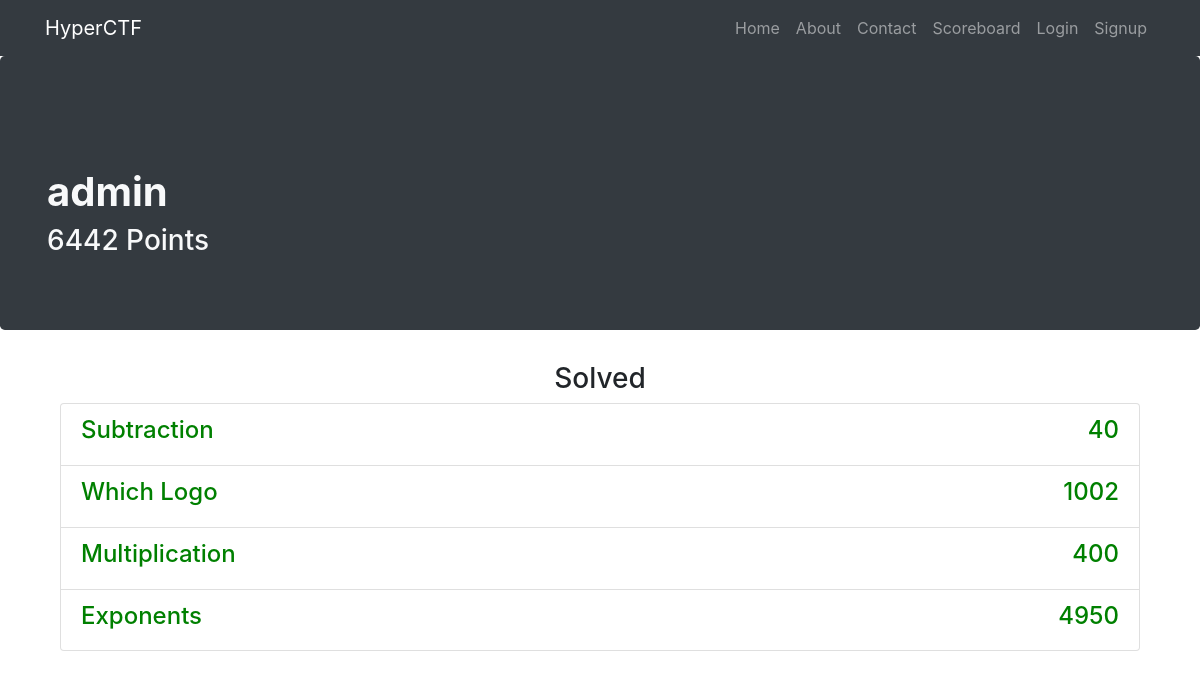
Screenshot of /u/admin with the database file from the repository.
### app.py (models this page shows, shortened)
class User(db.Model):
	__tablename__ = "users"
	id = db.Column(db.Integer, primary_key=True)
	username = db.Column(db.String(20), unique=True, nullable=False)
	password = db.Column(db.String(80), unique=False, nullable=False)
	email = db.Column(db.String(80), unique=True, nullable=False)
	points = db.Column(db.Integer, unique=False, nullable=False)
	date_created = db.Column(db.DateTime, default=datetime.datetime.utcnow)
	solved_challenges = db.relationship('Challenge', secondary="solved", backref=db.backref('solved_users', lazy='dynamic'))

class Challenge(db.Model):
	__tablename__ = "challenges"
	id = db.Column(db.Integer, primary_key=True)
	name = db.Column(db.String(20), unique=True, nullable=False)
	points = db.Column(db.Integer, unique=True, nullable=False)
	content = db.Column(db.String(225), unique=True, nullable=False)
	answer = db.Column(db.String(225), unique=True, nullable=False)

### app.py (the view)
@app.route('/u', defaults={'path': ''})
@app.route('/u/<path:path>', methods=["GET", "POST"])
def catch_all_users(path):
	solved_challenges = []
	user = User.query.filter_by(username=path).first()
	if user is None:
		return abort(404)
	for challenge in user.solved_challenges:
		solved_challenges.append(challenge)
	return render_template("user_info.html", solved_challenges = solved_challenges, user = user)

### templates/user_info.html (shortened to what this page needs)
{% extends "header.html"%}
{% block body %}
<div class="jumbotron bg-dark">
  <div class="container">
    <h1 class="mt-5 text-light" align=""><strong>{{ user.username }}</strong></h1>
    <h3 class="mt-9 text-light" align="">{{ user.points }} Points</h3>
  </div>
</div>
<div class="container">
  <div class="row">
    <div class="col-lg-12 text-center">
      <h3 class="mt-9" align="center">Solved</h3>
      <div class="container">
        <div class="list-group">
          {% for challenge in solved_challenges %}
          <a href="/challenges/{{ challenge.id }}" class="list-group-item">
            <div id="header">
              <h4 style="float: left; width: 50%; text-align: left; color:green;"> {{ challenge.name }} </h4>
              <h4 style="float: left; width: 50%; text-align: right; color:green;"> {{ challenge.points }} </h4>
            </div>
          </a>
          {% endfor %}
        </div>
      </div>
    </div>
  </div>
</div>
{% endblock %}

### rows the page displays
User: username "admin", points "6442"
Challenge: name "Subtraction", points "40"
Challenge: name "Which Logo", points "1002"
Challenge: name "Multiplication", points "400"
Challenge: name "Exponents", points "4950"
